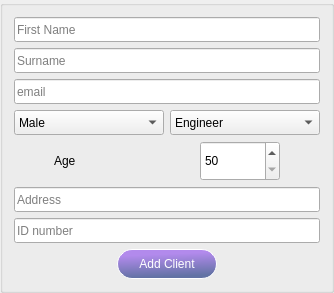
                           <widget class="QGroupBox" name="groupBox_14">
                            <property name="maximumSize">
                             <size>
                              <width>700</width>
                              <height>500</height>
                             </size>
                            </property>
                            <property name="styleSheet">
                             <string notr="true"/>
                            </property>
                            <property name="title">
                             <string/>
                            </property>
                            <layout class="QHBoxLayout" name="horizontalLayout_53">
                             <item>
                              <layout class="QGridLayout" name="gridLayout_20">
                               <item row="0" column="0">
                                <widget class="QLineEdit" name="firstNameLE_4">
                                 <property name="minimumSize">
                                  <size>
                                   <width>300</width>
                                   <height>25</height>
                                  </size>
                                 </property>
                                 <property name="maximumSize">
                                  <size>
                                   <width>16777215</width>
                                   <height>40</height>
                                  </size>
                                 </property>
                                 <property name="styleSheet">
                                  <string notr="true"/>
                                 </property>
                                 <property name="placeholderText">
                                  <string>First Name</string>
                                 </property>
                                </widget>
                               </item>
                               <item row="1" column="0">
                                <widget class="QLineEdit" name="firstNameLE_5">
                                 <property name="minimumSize">
                                  <size>
                                   <width>300</width>
                                   <height>25</height>
                                  </size>
                                 </property>
                                 <property name="maximumSize">
                                  <size>
                                   <width>16777215</width>
                                   <height>40</height>
                                  </size>
                                 </property>
                                 <property name="styleSheet">
                                  <string notr="true"/>
                                 </property>
                                 <property name="text">
                                  <string/>
                                 </property>
                                 <property name="placeholderText">
                                  <string>Surname</string>
                                 </property>
                                </widget>
                               </item>
                               <item row="2" column="0">
                                <widget class="QLineEdit" name="emailLE">
                                 <property name="minimumSize">
                                  <size>
                                   <width>300</width>
                                   <height>25</height>
                                  </size>
                                 </property>
                                 <property name="maximumSize">
                                  <size>
                                   <width>16777215</width>
                                   <height>40</height>
                                  </size>
                                 </property>
                                 <property name="styleSheet">
                                  <string notr="true"/>
                                 </property>
                                 <property name="placeholderText">
                                  <string>email</string>
                                 </property>
                                </widget>
                               </item>
                               <item row="3" column="0">
                                <layout class="QGridLayout" name="gridLayout_16">
                                 <item row="0" column="0">
                                  <widget class="QComboBox" name="genderCB">
                                   <property name="minimumSize">
                                    <size>
                                     <width>150</width>
                                     <height>25</height>
                                    </size>
                                   </property>
                                   <property name="maximumSize">
                                    <size>
                                     <width>16777215</width>
                                     <height>16777215</height>
                                    </size>
                                   </property>
                                   <property name="font">
                                    <font>
                                     <family>Segoe UI</family>
                                     <pointsize>9</pointsize>
                                    </font>
                                   </property>
                                   <property name="autoFillBackground">
                                    <bool>false</bool>
                                   </property>
                                   <property name="styleSheet">
                                    <string notr="true"/>
                                   </property>
                                   <property name="iconSize">
                                    <size>
                                     <width>16</width>
                                     <height>16</height>
                                    </size>
                                   </property>
                                   <property name="frame">
                                    <bool>true</bool>
                                   </property>
                                   <item>
                                    <property name="text">
                                     <string>Male</string>
                                    </property>
                                   </item>
                                   <item>
                                    <property name="text">
                                     <string>Female</string>
                                    </property>
                                   </item>
                                   <item>
                                    <property name="text">
                                     <string>Other</string>
                                    </property>
                                   </item>
                                  </widget>
                                 </item>
                                 <item row="0" column="1">
                                  <widget class="QComboBox" name="occuptationCB">
                                   <property name="minimumSize">
                                    <size>
                                     <width>150</width>
                                     <height>25</height>
                                    </size>
                                   </property>
                                   <property name="font">
                                    <font>
                                     <family>Segoe UI</family>
                                     <pointsize>9</pointsize>
                                    </font>
                                   </property>
                                   <property name="autoFillBackground">
                                    <bool>false</bool>
                                   </property>
                                   <property name="styleSheet">
                                    <string notr="true"/>
                                   </property>
                                   <property name="iconSize">
                                    <size>
                                     <width>16</width>
                                     <height>16</height>
                                    </size>
                                   </property>
                                   <property name="frame">
                                    <bool>true</bool>
                                   </property>
                                   <item>
                                    <property name="text">
                                     <string>Engineer</string>
                                    </property>
                                   </item>
                                   <item>
                                    <property name="text">
                                     <string>Medics</string>
                                    </property>
                                   </item>
                                   <item>
                                    <property name="text">
                                     <string>Lawyer</string>
                                    </property>
                                   </item>
                                   <item>
                                    <property name="text">
                                     <string>Carpenter</string>
                                    </property>
                                   </item>
                                   <item>
                                    <property name="text">
                                     <string>Self-employed</string>
                                    </property>
                                   </item>
                                   <item>
                                    <property name="text">
                                     <string>Crafts-man</string>
                                    </property>
                                   </item>
                                   <item>
                                    <property name="text">
                                     <string>Others</string>
                                    </property>
                                   </item>
                                  </widget>
                                 </item>
                                </layout>
                               </item>
                               <item row="4" column="0">
                                <layout class="QGridLayout" name="gridLayout_4">
                                 <item row="0" column="0">
                                  <widget class="QLabel" name="label_3">
                                   <property name="minimumSize">
                                    <size>
                                     <width>0</width>
                                     <height>40</height>
                                    </size>
                                   </property>
                                   <property name="maximumSize">
                                    <size>
                                     <width>100</width>
                                     <height>16777215</height>
                                    </size>
                                   </property>
                                   <property name="text">
                                    <string>Age</string>
                                   </property>
                                  </widget>
                                 </item>
                                 <item row="0" column="1">
                                  <widget class="QSpinBox" name="clientAge">
                                   <property name="minimumSize">
                                    <size>
                                     <width>80</width>
                                     <height>20</height>
                                    </size>
                                   </property>
                                   <property name="maximumSize">
                                    <size>
                                     <width>80</width>
                                     <height>40</height>
                                    </size>
                                   </property>
                                   <property name="styleSheet">
                                    <string notr="true"/>
                                   </property>
                                   <property name="minimum">
                                    <number>50</number>
                                   </property>
                                  </widget>
                                 </item>
                                </layout>
                               </item>
                               <item row="5" column="0">
                                <widget class="QLineEdit" name="address">
                                 <property name="minimumSize">
                                  <size>
                                   <width>300</width>
                                   <height>25</height>
                                  </size>
                                 </property>
                                 <property name="maximumSize">
                                  <size>
                                   <width>16777215</width>
                                   <height>40</height>
                                  </size>
                                 </property>
                                 <property name="styleSheet">
                                  <string notr="true"/>
                                 </property>
                                 <property name="placeholderText">
                                  <string>Address</string>
                                 </property>
                                </widget>
                               </item>
                               <item row="6" column="0">
                                <widget class="QLineEdit" name="idNumber">
                                 <property name="minimumSize">
                                  <size>
                                   <width>300</width>
                                   <height>25</height>
                                  </size>
                                 </property>
                                 <property name="maximumSize">
                                  <size>
                                   <width>16777215</width>
                                   <height>40</height>
                                  </size>
                                 </property>
                                 <property name="styleSheet">
                                  <string notr="true"/>
                                 </property>
                                 <property name="inputMethodHints">
                                  <set>Qt::ImhDigitsOnly|Qt::ImhPreferNumbers</set>
                                 </property>
                                 <property name="placeholderText">
                                  <string>ID number</string>
                                 </property>
                                </widget>
                               </item>
                               <item row="7" column="0" alignment="Qt::AlignHCenter">
                                <widget class="QPushButton" name="addClientBtn">
                                 <property name="minimumSize">
                                  <size>
                                   <width>100</width>
                                   <height>30</height>
                                  </size>
                                 </property>
                                 <property name="maximumSize">
                                  <size>
                                   <width>100</width>
                                   <height>30</height>
                                  </size>
                                 </property>
                                 <property name="styleSheet">
                                  <string notr="true">QPushButton{
	color: white;
	font: 25 12pt &quot;Roboto&quot;;
	border-radius: 15px;
	border: 1px solid white;
	background-color: qlineargradient(spread:pad, x1:0.392, y1:0.170364, x2:0.51, y2:0.95, stop:0.00627353 rgba(178, 138, 236, 255), stop:0.984012 rgba(98, 114, 164, 255));
}
QPushButton:pressed{
	background-color: rgb(96, 76, 129);
}
</string>
                                 </property>
                                 <property name="text">
                                  <string>Add Client</string>
                                 </property>
                                </widget>
                               </item>
                              </layout>
                             </item>
                            </layout>
                           </widget>
